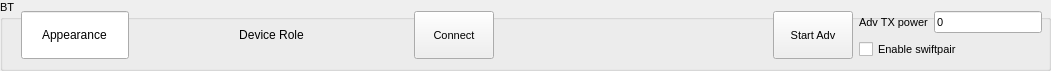
           <widget class="QGroupBox" name="groupBox_leaudio_connect">
            <property name="enabled">
             <bool>true</bool>
            </property>
            <property name="geometry">
             <rect>
              <x>30</x>
              <y>0</y>
              <width>1051</width>
              <height>71</height>
             </rect>
            </property>
            <property name="sizePolicy">
             <sizepolicy hsizetype="Fixed" vsizetype="Fixed">
              <horstretch>0</horstretch>
              <verstretch>0</verstretch>
             </sizepolicy>
            </property>
            <property name="minimumSize">
             <size>
              <width>100</width>
              <height>0</height>
             </size>
            </property>
            <property name="font">
             <font>
              <pointsize>8</pointsize>
             </font>
            </property>
            <property name="title">
             <string>BT</string>
            </property>
            <widget class="QWidget" name="layoutWidget">
             <property name="geometry">
              <rect>
               <x>21</x>
               <y>10</y>
               <width>1021</width>
               <height>52</height>
              </rect>
             </property>
             <layout class="QGridLayout" name="gridLayout_43">
              <item row="0" column="4" rowspan="2">
               <widget class="QPushButton" name="btn_le_audio_startLeAdv">
                <property name="sizePolicy">
                 <sizepolicy hsizetype="Minimum" vsizetype="Expanding">
                  <horstretch>0</horstretch>
                  <verstretch>0</verstretch>
                 </sizepolicy>
                </property>
                <property name="font">
                 <font>
                  <family>MS Shell Dlg 2</family>
                  <pointsize>8</pointsize>
                 </font>
                </property>
                <property name="text">
                 <string>Start Adv</string>
                </property>
               </widget>
              </item>
              <item row="0" column="3" rowspan="2">
               <spacer name="horizontalSpacer_21">
                <property name="orientation">
                 <enum>Qt::Horizontal</enum>
                </property>
                <property name="sizeHint" stdset="0">
                 <size>
                  <width>40</width>
                  <height>20</height>
                 </size>
                </property>
               </spacer>
              </item>
              <item row="0" column="7">
               <widget class="QLineEdit" name="TxPowerVal">
                <property name="sizePolicy">
                 <sizepolicy hsizetype="Minimum" vsizetype="Fixed">
                  <horstretch>0</horstretch>
                  <verstretch>0</verstretch>
                 </sizepolicy>
                </property>
                <property name="text">
                 <string>0</string>
                </property>
               </widget>
              </item>
              <item row="0" column="5" colspan="2">
               <widget class="QLabel" name="TX_power">
                <property name="text">
                 <string>Adv TX power</string>
                </property>
               </widget>
              </item>
              <item row="0" column="1" rowspan="2">
               <widget class="QLabel" name="le_audio_deviceRoleTxt">
                <property name="sizePolicy">
                 <sizepolicy hsizetype="Expanding" vsizetype="MinimumExpanding">
                  <horstretch>0</horstretch>
                  <verstretch>0</verstretch>
                 </sizepolicy>
                </property>
                <property name="font">
                 <font>
                  <family>MS Shell Dlg 2</family>
                  <pointsize>9</pointsize>
                 </font>
                </property>
                <property name="focusPolicy">
                 <enum>Qt::NoFocus</enum>
                </property>
                <property name="layoutDirection">
                 <enum>Qt::LeftToRight</enum>
                </property>
                <property name="frameShape">
                 <enum>QFrame::NoFrame</enum>
                </property>
                <property name="text">
                 <string>Device Role</string>
                </property>
                <property name="alignment">
                 <set>Qt::AlignCenter</set>
                </property>
                <property name="wordWrap">
                 <bool>true</bool>
                </property>
               </widget>
              </item>
              <item row="0" column="2" rowspan="2">
               <widget class="QPushButton" name="btn_le_audio_connectToPeer">
                <property name="enabled">
                 <bool>true</bool>
                </property>
                <property name="sizePolicy">
                 <sizepolicy hsizetype="Minimum" vsizetype="Expanding">
                  <horstretch>0</horstretch>
                  <verstretch>0</verstretch>
                 </sizepolicy>
                </property>
                <property name="font">
                 <font>
                  <family>MS Shell Dlg 2</family>
                  <pointsize>8</pointsize>
                 </font>
                </property>
                <property name="text">
                 <string>Connect</string>
                </property>
               </widget>
              </item>
              <item row="1" column="5" colspan="3">
               <widget class="QCheckBox" name="checkBoxSwiftPair">
                <property name="text">
                 <string>Enable swiftpair</string>
                </property>
               </widget>
              </item>
              <item row="0" column="0" rowspan="2">
               <widget class="QLineEdit" name="le_audio_device_appearance">
                <property name="sizePolicy">
                 <sizepolicy hsizetype="Preferred" vsizetype="Preferred">
                  <horstretch>0</horstretch>
                  <verstretch>1</verstretch>
                 </sizepolicy>
                </property>
                <property name="font">
                 <font>
                  <pointsize>9</pointsize>
                 </font>
                </property>
                <property name="focusPolicy">
                 <enum>Qt::NoFocus</enum>
                </property>
                <property name="toolTip">
                 <string>&lt;html&gt;&lt;head/&gt;&lt;body&gt;&lt;p&gt;&lt;br/&gt;&lt;/p&gt;&lt;/body&gt;&lt;/html&gt;</string>
                </property>
                <property name="text">
                 <string>Appearance</string>
                </property>
                <property name="alignment">
                 <set>Qt::AlignCenter</set>
                </property>
                <property name="placeholderText">
                 <string>Appearance</string>
                </property>
               </widget>
              </item>
             </layout>
             <zorder>le_audio_device_appearance</zorder>
             <zorder>btn_le_audio_startLeAdv</zorder>
             <zorder>TxPowerVal</zorder>
             <zorder>TX_power</zorder>
             <zorder>le_audio_deviceRoleTxt</zorder>
             <zorder>btn_le_audio_connectToPeer</zorder>
             <zorder>checkBoxSwiftPair</zorder>
            </widget>
           </widget>
